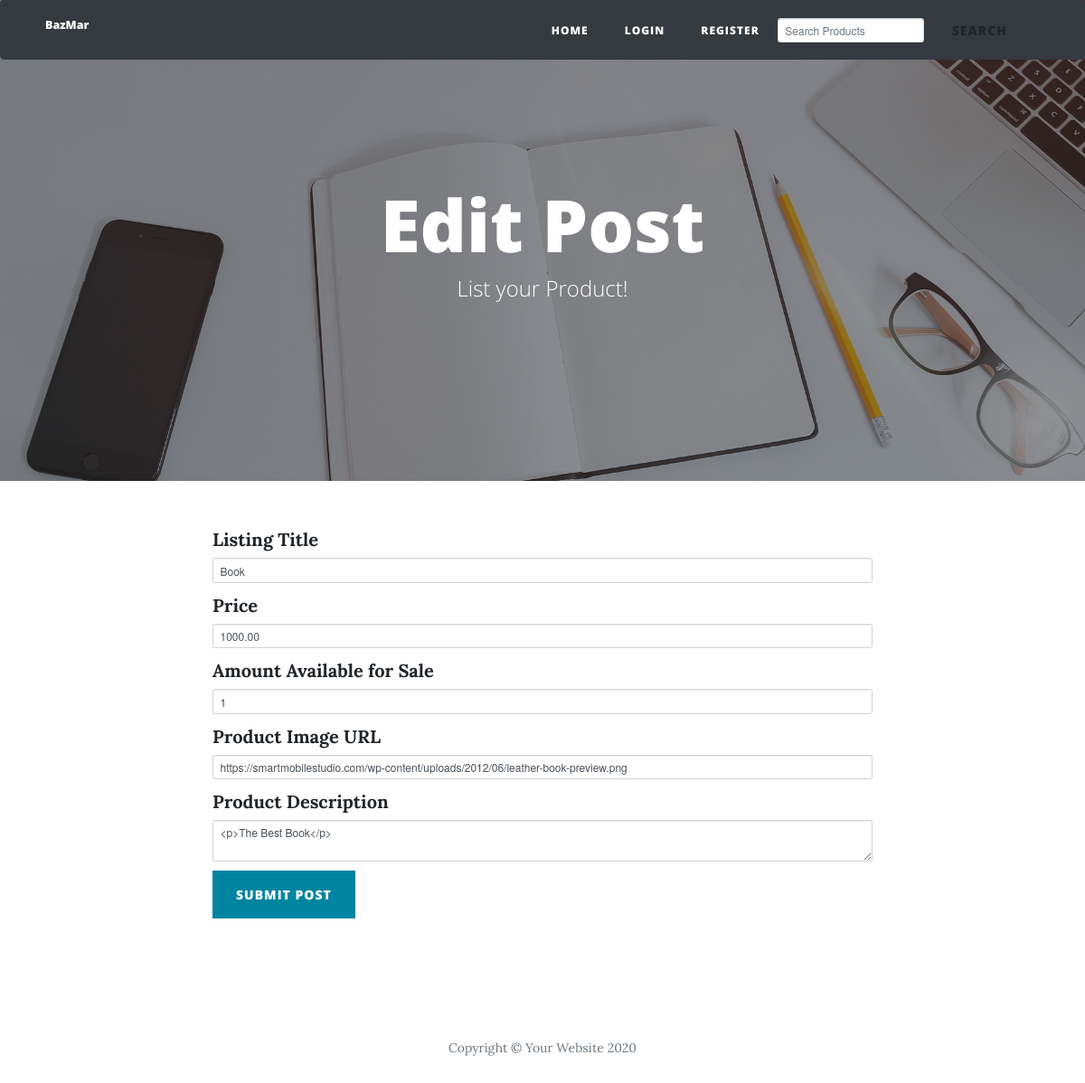
Page /edit-post/4 on the earlier database version.
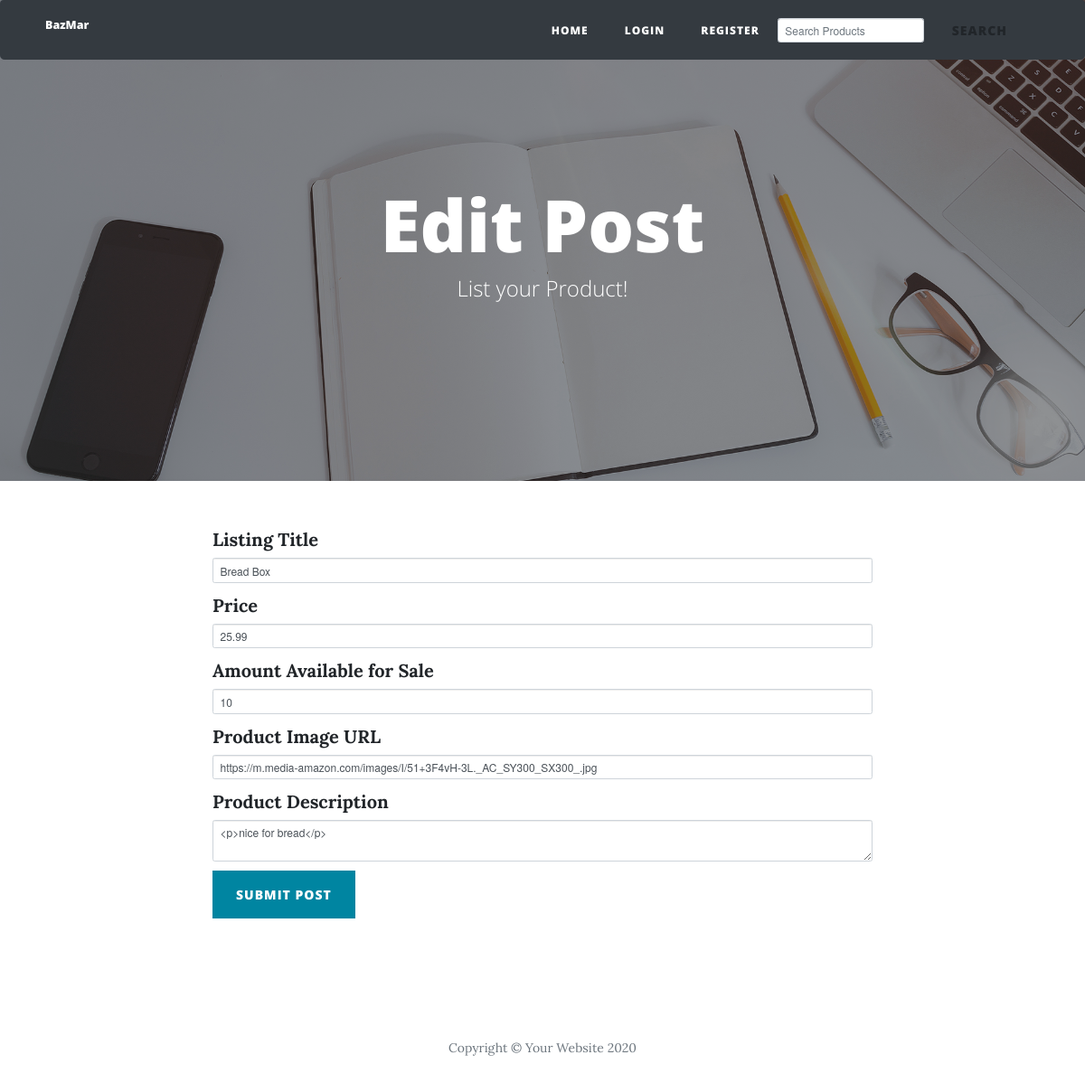
Same page on the later database version.
### main.py (models this page shows)
class Product(db.Model):
    __tablename__ = "products"
    id = db.Column(db.Integer, primary_key=True)
    owner_id = db.Column(db.Integer, db.ForeignKey("users.id"))
    reviews = relationship("Review", back_populates="parent_product")
    product_owner = relationship("User", back_populates='products')
    title = db.Column(db.String(250), unique=True, nullable=False)
    price = db.Column(db.String(250), nullable=False)
    description = db.Column(db.String(250), nullable=False)
    stock = db.Column(db.Integer, nullable=False)
    img_url = db.Column(db.String(250), nullable=False)
    date_posted = db.Column(db.String(250), nullable=False)

### main.py (the view, shortened to what this page needs)
@app.route("/edit-post/<int:product_id>", methods=["GET", "POST"])
def edit_listing(product_id):
    all_chats = Chat.query.all()
    product = Product.query.get(product_id)
    edit_form = CreateListingForm(
        title=product.title,
        price=product.price,
        description=product.description,
        stock=product.stock,
        img_url=product.img_url,
        product_owner=current_user,
    )
    return render_template("add-listing.html", form=edit_form, is_edit=True, current_user=current_user, chats=all_chats)

### forms.py
class CreateListingForm(FlaskForm):
    title = StringField("Listing Title", validators=[DataRequired()])
    price = StringField("Price", validators=[DataRequired()])
    stock = StringField("Amount Available for Sale", validators=[DataRequired()])
    img_url = StringField("Product Image URL", validators=[DataRequired(), URL()])
    description = CKEditorField("Product Description", validators=[DataRequired()])
    submit = SubmitField("Submit Post")

### templates/add-listing.html (shortened to what this page needs)
{% extends 'bootstrap/base.html' %}
{% import "bootstrap/wtf.html" as wtf %}
{% block content %}
{% include "header.html" %}
  <header class="masthead" style="background-image: url('{{ url_for('static', filename='img/edit-bg.jpg')}}')">
    <div class="overlay"></div>
    <div class="container">
      <div class="row">
        <div class="col-lg-8 col-md-10 mx-auto">
          <div class="page-heading">
            {% if is_edit: %}
            <h1>Edit Post</h1>
            {% else: %}
            <h1>New Product</h1>
            {% endif %}
            <span class="subheading">List your Product!</span>
          </div>
        </div>
      </div>
    </div>
  </header>
  <div class="container">
    <div class="row">
      <div class="col-lg-8 col-md-10 mx-auto">
        {{ wtf.quick_form(form, novalidate=True, button_map={"submit": "primary"}) }}
      </div>
    </div>
  </div>
{% include "footer.html" %}
{% endblock %}

Differences in the rows shown:
changed Product: title "Book" → "Bread Box"; price "1000.00" → "25.99"; stock "1" → "10"; img_url "https://smartmobilestudio.com/wp-content/uploads/2012/06/leather-book-preview.png" → "https://m.media-amazon.com/images/I/51+3F4vH-3L._AC_SY300_SX300_.jpg"; description "<p>The Best Book</p>" → "<p>nice for bread</p>"
